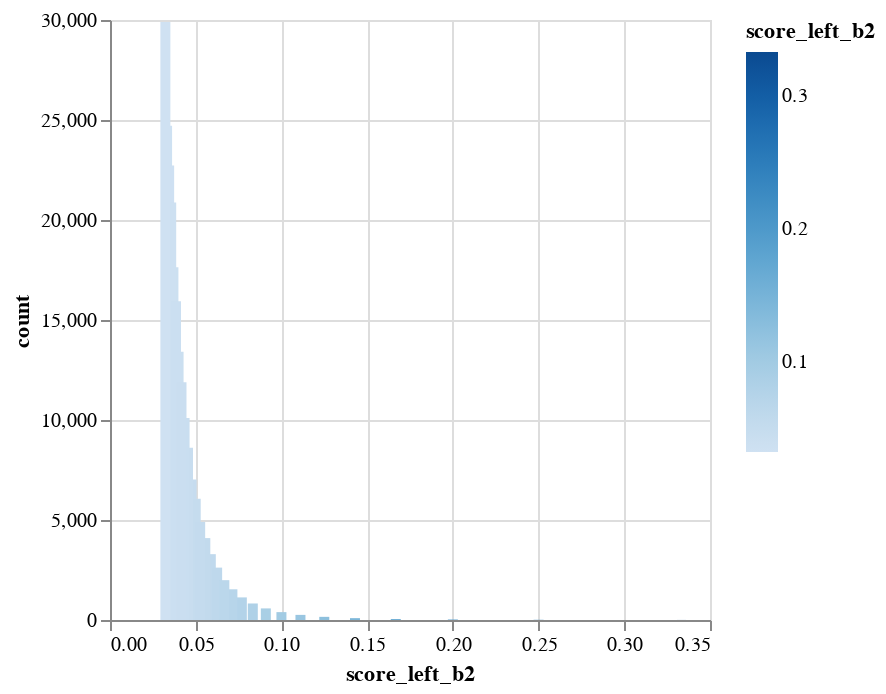
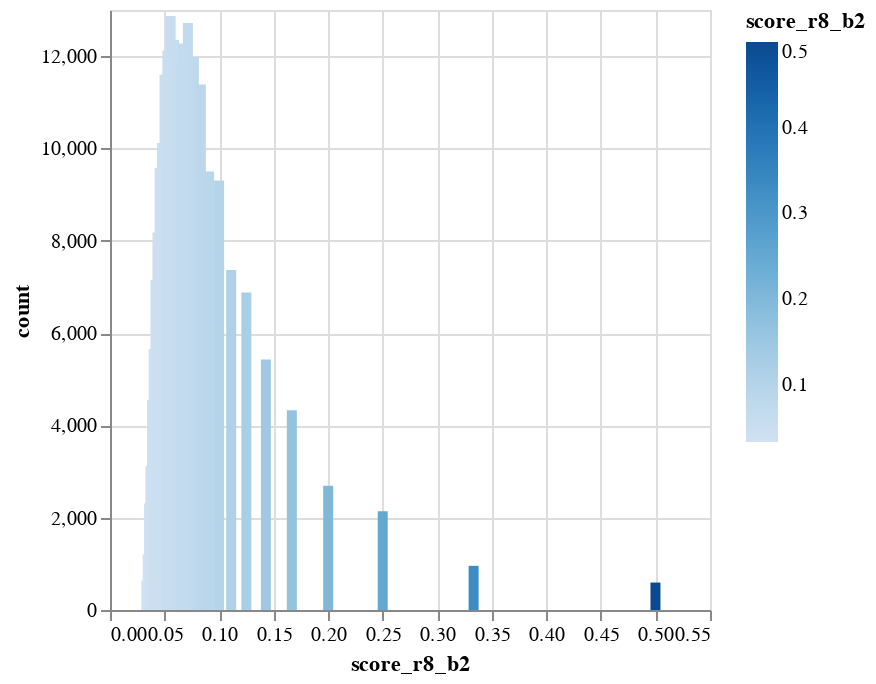

Notebook source saved alongside these figures, in order:
### Code cell
show_b_stats('score_left_b2')
show_b_stats('score_r8_b2')

### Figure 1 — Vega-Lite specification as saved in the notebook (floating-point values rounded to 4 significant figures)
{"config": {"view": {"continuousWidth": 300, "continuousHeight": 300}}, "data": {"name": "data-99a1d2d8bce5782e3919556aa7fd4708"}, "mark": {"type": "bar", "tooltip": true}, "encoding": {"color": {"field": "score_left_b2", "type": "quantitative"}, "x": {"field": "score_left_b2", "type": "quantitative"}, "y": {"field": "count", "type": "quantitative"}}, "params": [{"name": "param_1", "select": {"type": "interval", "encodings": ["x", "y"]}, "bind": "scales"}], "$schema": "https://vega.github.io/schema/vega-lite/v5.20.1.json", "datasets": {"data-99a1d2d8bce5782e3919556aa7fd4708": [{"score_left_b2": 0.0476, "count": 7024}, {"score_left_b2": 0.0769, "count": 1130}, {"score_left_b2": 0.0588, "count": 3292}, {"score_left_b2": 0.125, "count": 158}, {"score_left_b2": 0.0333, "count": 24716}, {"score_left_b2": 0.0714, "count": 1536}, {"score_left_b2": 0.0833, "count": 826}, {"score_left_b2": 0.037, "count": 17636}, {"score_left_b2": 0.1, "count": 394}, {"score_left_b2": 0.3333, "count": 2}, {"score_left_b2": 0.0345, "count": 22721}, {"score_left_b2": 0.0625, "count": 2619}, {"score_left_b2": 0.04, "count": 13407}, {"score_left_b2": 0.1111, "count": 256}, {"score_left_b2": 0.25, "count": 8}, {"score_left_b2": 0.0667, "count": 1992}, {"score_left_b2": 0.05, "count": 6059}, {"score_left_b2": 0.0357, "count": 20880}, {"score_left_b2": 0.0455, "count": 8616}, {"score_left_b2": 0.0435, "count": 10096}, {"score_left_b2": 0.1429, "count": 92}, {"score_left_b2": 0.0323, "count": 29900}, {"score_left_b2": 0.2, "count": 22}, {"score_left_b2": 0.1667, "count": 46}, {"score_left_b2": 0.0909, "count": 580}, {"score_left_b2": 0.0385, "count": 15933}, {"score_left_b2": 0.0556, "count": 4096}, {"score_left_b2": 0.0417, "count": 11891}, {"score_left_b2": 0.0526, "count": 4897}]}}

### Figure 2 — Vega-Lite specification as saved in the notebook (floating-point values rounded to 4 significant figures)
{"config": {"view": {"continuousWidth": 300, "continuousHeight": 300}}, "data": {"name": "data-da7bb720e2812ef2af8121ea6469558f"}, "mark": {"type": "bar", "tooltip": true}, "encoding": {"color": {"field": "score_r8_b2", "type": "quantitative"}, "x": {"field": "score_r8_b2", "type": "quantitative"}, "y": {"field": "count", "type": "quantitative"}}, "params": [{"name": "param_2", "select": {"type": "interval", "encodings": ["x", "y"]}, "bind": "scales"}], "$schema": "https://vega.github.io/schema/vega-lite/v5.20.1.json", "datasets": {"data-da7bb720e2812ef2af8121ea6469558f": [{"score_r8_b2": 0.0476, "count": 10116}, {"score_r8_b2": 0.0769, "count": 11980}, {"score_r8_b2": 0.0333, "count": 634}, {"score_r8_b2": 0.0588, "count": 12350}, {"score_r8_b2": 0.125, "count": 6877}, {"score_r8_b2": 0.037, "count": 3114}, {"score_r8_b2": 0.5, "count": 595}, {"score_r8_b2": 0.1, "count": 9308}, {"score_r8_b2": 0.0714, "count": 12716}, {"score_r8_b2": 0.0833, "count": 11385}, {"score_r8_b2": 0.3333, "count": 957}, {"score_r8_b2": 0.0345, "count": 1205}, {"score_r8_b2": 0.0625, "count": 11855}, {"score_r8_b2": 0.04, "count": 5654}, {"score_r8_b2": 0.1111, "count": 7364}, {"score_r8_b2": 0.25, "count": 2139}, {"score_r8_b2": 0.0357, "count": 2308}, {"score_r8_b2": 0.05, "count": 11600}, {"score_r8_b2": 0.0667, "count": 12273}, {"score_r8_b2": 0.0455, "count": 9576}, {"score_r8_b2": 0.2, "count": 2690}, {"score_r8_b2": 0.1429, "count": 5426}, {"score_r8_b2": 0.0435, "count": 8180}, {"score_r8_b2": 0.0909, "count": 9501}, {"score_r8_b2": 0.1667, "count": 4330}, {"score_r8_b2": 0.0385, "count": 4551}, {"score_r8_b2": 0.0417, "count": 7149}, {"score_r8_b2": 0.0556, "count": 12869}, {"score_r8_b2": 0.0526, "count": 12123}]}}
